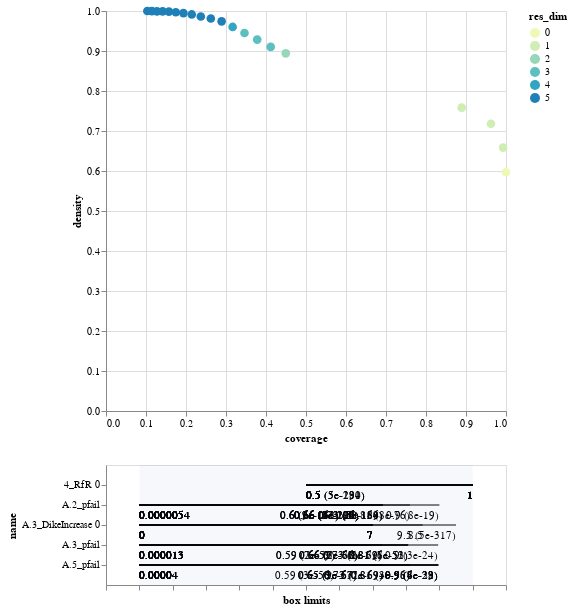

The code cell stored with this chart in its notebook:
### Code cell
# To see this interactive plot, please run this cell
box_damage_r10.inspect_tradeoff()

### Figure 1 — Vega-Lite specification as saved in the notebook (floating-point values rounded to 4 significant figures)
{"config": {"view": {"continuousWidth": 400, "continuousHeight": 300}}, "vconcat": [{"data": {"name": "data-4ef427623e35643622fd56e97c646965"}, "mark": {"type": "circle", "size": 75}, "encoding": {"color": {"type": "ordinal", "field": "res_dim", "scale": {"range": ["#eff9b6", "#d0edb3", "#97d6b9", "#5dc0c0", "#31a5c2", "#1f80b8", "#2354a3", "#21318d"]}}, "opacity": {"condition": {"value": 1, "selection": "selector004"}, "value": 0.4}, "tooltip": [{"type": "ordinal", "field": "id"}, {"type": "quantitative", "field": "coverage", "format": ".2"}, {"type": "quantitative", "field": "density", "format": ".2"}, {"type": "ordinal", "field": "res_dim"}], "x": {"type": "quantitative", "field": "coverage"}, "y": {"type": "quantitative", "field": "density"}}, "height": 400, "selection": {"selector004": {"type": "single", "fields": ["id"]}}, "width": 400}, {"layer": [{"data": {"name": "data-368e94e3fdd1f985b123e6e7dbbd942c"}, "mark": "rule", "encoding": {"x": {"type": "quantitative", "axis": {"grid": false, "labels": false, "title": "box limits"}, "field": "x_lower", "scale": {"domain": [0, 1], "padding": 0.1}}, "x2": {"field": "x_upper"}, "y": {"type": "nominal", "field": "name", "scale": {"padding": 1.0}}}, "transform": [{"calculate": "(datum.x1-datum.minimum)/(datum.maximum-datum.minimum)", "as": "x_lower"}, {"calculate": "(datum.x2-datum.minimum)/(datum.maximum-datum.minimum)", "as": "x_upper"}, {"filter": {"selection": "selector004"}}], "width": 400}, {"data": {"name": "data-368e94e3fdd1f985b123e6e7dbbd942c"}, "mark": {"type": "text", "align": "left", "baseline": "top", "dy": 5}, "encoding": {"text": {"type": "ordinal", "field": "text"}, "x": {"type": "quantitative", "axis": {"grid": false, "labels": false, "title": "box limits"}, "field": "x_lower", "scale": {"domain": [0, 1], "padding": 0.1}}, "x2": {"field": "x_upper"}, "y": {"type": "nominal", "field": "name", "scale": {"padding": 1.0}}}, "transform": [{"calculate": "(datum.x1-datum.minimum)/(datum.maximum-datum.minimum)", "as": "x_lower"}, {"calculate": "(datum.x2-datum.minimum)/(datum.maximum-datum.minimum)", "as": "x_upper"}, {"filter": {"selection": "selector004"}}, {"calculate": "datum.qp_lower>0?format(datum.x1, \".2\")+\" (\"+format(datum.qp_lower, \".1~g\")+\")\" :format(datum.x1, \".2\")", "as": "text"}], "width": 400}, {"data": {"name": "data-368e94e3fdd1f985b123e6e7dbbd942c"}, "mark": {"type": "text", "align": "right", "baseline": "top", "dy": 5}, "encoding": {"text": {"type": "ordinal", "field": "text"}, "x": {"type": "quantitative", "field": "x_upper"}, "x2": {"field": "x_upper"}, "y": {"type": "nominal", "field": "name", "scale": {"padding": 1.0}}}, "transform": [{"calculate": "(datum.x1-datum.minimum)/(datum.maximum-datum.minimum)", "as": "x_lower"}, {"calculate": "(datum.x2-datum.minimum)/(datum.maximum-datum.minimum)", "as": "x_upper"}, {"filter": {"selection": "selector004"}}, {"calculate": "datum.qp_upper>0?format(datum.x2, \".2\")+\" (\"+format(datum.qp_upper, \".1\")+\")\" :format(datum.x2, \".2\")", "as": "text"}], "width": 400}, {"data": {"name": "data-bb8d07f6df3d47a6a475317795287b23"}, "mark": {"type": "rect", "opacity": 0.05}, "encoding": {"x": {"type": "quantitative", "field": "start"}, "x2": {"field": "end"}}}, {"data": {"name": "data-d751713988987e9331980363e24189ce"}, "mark": "point", "encoding": {"x": {"type": "quantitative", "field": "x"}, "y": {"type": "nominal", "field": "name"}}, "transform": [{"filter": {"selection": "selector004"}}], "width": 400}, {"data": {"name": "data-d751713988987e9331980363e24189ce"}, "mark": {"type": "text", "align": "center", "baseline": "top", "dy": 5}, "encoding": {"text": {"type": "nominal", "field": "item"}, "x": {"type": "quantitative", "field": "x"}, "y": {"type": "nominal", "field": "name"}}, "transform": [{"filter": {"selection": "selector004"}}], "width": 400}]}], "$schema": "https://vega.github.io/schema/vega-lite/v4.8.1.json", "datasets": {"data-4ef427623e35643622fd56e97c646965": [{"coverage": 1.0, "density": 0.5969, "id": 0, "mass": 1.0, "mean": 0.5969, "res_dim": 0}, {"coverage": 0.9929, "density": 0.6585, "id": 1, "mass": 0.9, "mean": 0.6585, "res_dim": 1}, {"coverage": 0.9624, "density": 0.718, "id": 2, "mass": 0.8, "mean": 0.718, "res_dim": 1}, {"coverage": 0.8893, "density": 0.7583, "id": 3, "mass": 0.7, "mean": 0.7583, "res_dim": 1}, {"coverage": 0.4494, "density": 0.8942, "id": 4, "mass": 0.3, "mean": 0.8942, "res_dim": 2}, {"coverage": 0.4118, "density": 0.9103, "id": 5, "mass": 0.27, "mean": 0.9103, "res_dim": 3}, {"coverage": 0.378, "density": 0.9286, "id": 6, "mass": 0.243, "mean": 0.9286, "res_dim": 3}, {"coverage": 0.3462, "density": 0.9449, "id": 7, "mass": 0.2187, "mean": 0.9449, "res_dim": 3}, {"coverage": 0.3166, "density": 0.9601, "id": 8, "mass": 0.1968, "mean": 0.9601, "res_dim": 4}, {"coverage": 0.289, "density": 0.9741, "id": 9, "mass": 0.1771, "mean": 0.9741, "res_dim": 5}, {"coverage": 0.262, "density": 0.9812, "id": 10, "mass": 0.1594, "mean": 0.9812, "res_dim": 5}, {"coverage": 0.237, "density": 0.9863, "id": 11, "mass": 0.1434, "mean": 0.9863, "res_dim": 5}, {"coverage": 0.2144, "density": 0.9914, "id": 12, "mass": 0.1291, "mean": 0.9914, "res_dim": 5}, {"coverage": 0.1935, "density": 0.9947, "id": 13, "mass": 0.1161, "mean": 0.9947, "res_dim": 5}, {"coverage": 0.1745, "density": 0.9968, "id": 14, "mass": 0.1045, "mean": 0.9968, "res_dim": 5}, {"coverage": 0.1573, "density": 0.9984, "id": 15, "mass": 0.09402, "mean": 0.9984, "res_dim": 5}, {"coverage": 0.1416, "density": 0.9989, "id": 16, "mass": 0.0846, "mean": 0.9989, "res_dim": 5}, {"coverage": 0.1275, "density": 0.9992, "id": 17, "mass": 0.07614, "mean": 0.9992, "res_dim": 5}, {"coverage": 0.1147, "density": 0.9996, "id": 18, "mass": 0.06852, "mean": 0.9996, "res_dim": 5}, {"coverage": 0.1033, "density": 1.0, "id": 19, "mass": 0.06165, "mean": 1.0, "res_dim": 5}], "data-368e94e3fdd1f985b123e6e7dbbd942c": [{"x1": 0.0, "x2": 9.5, "name": "A.3_DikeIncrease 0", "id": 1, "minimum": 0.0, "maximum": 10.0, "qp_lower": -1.0, "qp_upper": 4.781e-317}, {"x1": 0.0, "x2": 8.5, "name": "A.3_DikeIncrease 0", "id": 2, "minimum": 0.0, "maximum": 10.0, "qp_lower": -1.0, "qp_upper": 0.0}, {"x1": 0.0, "x2": 7.0, "name": "A.3_DikeIncrease 0", "id": 3, "minimum": 0.0, "maximum": 10.0, "qp_lower": -1.0, "qp_upper": 0.0}, {"x1": 0.5, "x2": 1.0, "name": "4_RfR 0", "id": 4, "minimum": 0.0, "maximum": 1.0, "qp_lower": 0.0, "qp_upper": -1.0}, {"x1": 0.0, "x2": 7.0, "name": "A.3_DikeIncrease 0", "id": 4, "minimum": 0.0, "maximum": 10.0, "qp_lower": -1.0, "qp_upper": 0.0}, {"x1": 5.392e-06, "x2": 0.9001, "name": "A.2_pfail", "id": 5, "minimum": 5.392e-06, "maximum": 0.9998, "qp_lower": -1.0, "qp_upper": 7.566e-19}, {"x1": 0.5, "x2": 1.0, "name": "4_RfR 0", "id": 5, "minimum": 0.0, "maximum": 1.0, "qp_lower": 0.0, "qp_upper": -1.0}, {"x1": 0.0, "x2": 7.0, "name": "A.3_DikeIncrease 0", "id": 5, "minimum": 0.0, "maximum": 10.0, "qp_lower": -1.0, "qp_upper": 0.0}, {"x1": 5.392e-06, "x2": 0.8116, "name": "A.2_pfail", "id": 6, "minimum": 5.392e-06, "maximum": 0.9998, "qp_lower": -1.0, "qp_upper": 7.885e-76}, {"x1": 0.5, "x2": 1.0, "name": "4_RfR 0", "id": 6, "minimum": 0.0, "maximum": 1.0, "qp_lower": 0.0, "qp_upper": -1.0}, {"x1": 0.0, "x2": 7.0, "name": "A.3_DikeIncrease 0", "id": 6, "minimum": 0.0, "maximum": 10.0, "qp_lower": -1.0, "qp_upper": 0.0}, {"x1": 5.392e-06, "x2": 0.7301, "name": "A.2_pfail", "id": 7, "minimum": 5.392e-06, "maximum": 0.9998, "qp_lower": -1.0, "qp_upper": 4.61e-156}, {"x1": 0.5, "x2": 1.0, "name": "4_RfR 0", "id": 7, "minimum": 0.0, "maximum": 1.0, "qp_lower": 0.0, "qp_upper": -1.0}, {"x1": 0.0, "x2": 7.0, "name": "A.3_DikeIncrease 0", "id": 7, "minimum": 0.0, "maximum": 10.0, "qp_lower": -1.0, "qp_upper": 0.0}, {"x1": 5.392e-06, "x2": 0.7301, "name": "A.2_pfail", "id": 8, "minimum": 5.392e-06, "maximum": 0.9998, "qp_lower": -1.0, "qp_upper": 2.855e-169}, {"x1": 4.033e-05, "x2": 0.8967, "name": "A.5_pfail", "id": 8, "minimum": 4.033e-05, "maximum": 0.9999, "qp_lower": -1.0, "qp_upper": 5.882e-23}, {"x1": 0.5, "x2": 1.0, "name": "4_RfR 0", "id": 8, "minimum": 0.0, "maximum": 1.0, "qp_lower": 0.0, "qp_upper": -1.0}, {"x1": 0.0, "x2": 7.0, "name": "A.3_DikeIncrease 0", "id": 8, "minimum": 0.0, "maximum": 10.0, "qp_lower": -1.0, "qp_upper": 0.0}, {"x1": 5.392e-06, "x2": 0.7301, "name": "A.2_pfail", "id": 9, "minimum": 5.392e-06, "maximum": 0.9998, "qp_lower": -1.0, "qp_upper": 2.137e-184}, {"x1": 1.327e-05, "x2": 0.8963, "name": "A.3_pfail", "id": 9, "minimum": 1.327e-05, "maximum": 0.9997, "qp_lower": -1.0, "qp_upper": 2.742e-24}, {"x1": 4.033e-05, "x2": 0.8967, "name": "A.5_pfail", "id": 9, "minimum": 4.033e-05, "maximum": 0.9999, "qp_lower": -1.0, "qp_upper": 4.254e-28}, {"x1": 0.5, "x2": 1.0, "name": "4_RfR 0", "id": 9, "minimum": 0.0, "maximum": 1.0, "qp_lower": 0.0, "qp_upper": -1.0}, {"x1": 0.0, "x2": 7.0, "name": "A.3_DikeIncrease 0", "id": 9, "minimum": 0.0, "maximum": 10.0, "qp_lower": -1.0, "qp_upper": 0.0}, {"x1": 5.392e-06, "x2": 0.7301, "name": "A.2_pfail", "id": 10, "minimum": 5.392e-06, "maximum": 0.9998, "qp_lower": -1.0, "qp_upper": 3.361e-184}, {"x1": 1.327e-05, "x2": 0.8061, "name": "A.3_pfail", "id": 10, "minimum": 1.327e-05, "maximum": 0.9997, "qp_lower": -1.0, "qp_upper": 5.769e-52}, {"x1": 4.033e-05, "x2": 0.8967, "name": "A.5_pfail", "id": 10, "minimum": 4.033e-05, "maximum": 0.9999, "qp_lower": -1.0, "qp_upper": 7.957e-29}, {"x1": 0.5, "x2": 1.0, "name": "4_RfR 0", "id": 10, "minimum": 0.0, "maximum": 1.0, "qp_lower": 0.0, "qp_upper": -1.0}, {"x1": 0.0, "x2": 7.0, "name": "A.3_DikeIncrease 0", "id": 10, "minimum": 0.0, "maximum": 10.0, "qp_lower": -1.0, "qp_upper": 0.0}, {"x1": 5.392e-06, "x2": 0.6581, "name": "A.2_pfail", "id": 11, "minimum": 5.392e-06, "maximum": 0.9998, "qp_lower": -1.0, "qp_upper": 3.197e-213}, {"x1": 1.327e-05, "x2": 0.8061, "name": "A.3_pfail", "id": 11, "minimum": 1.327e-05, "maximum": 0.9997, "qp_lower": -1.0, "qp_upper": 6.526e-51}, {"x1": 4.033e-05, "x2": 0.8967, "name": "A.5_pfail", "id": 11, "minimum": 4.033e-05, "maximum": 0.9999, "qp_lower": -1.0, "qp_upper": 6.934e-32}, {"x1": 0.5, "x2": 1.0, "name": "4_RfR 0", "id": 11, "minimum": 0.0, "maximum": 1.0, "qp_lower": 0.0, "qp_upper": -1.0}, {"x1": 0.0, "x2": 7.0, "name": "A.3_DikeIncrease 0", "id": 11, "minimum": 0.0, "maximum": 10.0, "qp_lower": -1.0, "qp_upper": 0.0}, {"x1": 5.392e-06, "x2": 0.6581, "name": "A.2_pfail", "id": 12, "minimum": 5.392e-06, "maximum": 0.9998, "qp_lower": -1.0, "qp_upper": 7.788e-220}, {"x1": 1.327e-05, "x2": 0.8061, "name": "A.3_pfail", "id": 12, "minimum": 1.327e-05, "maximum": 0.9997, "qp_lower": -1.0, "qp_upper": 1.167e-53}, {"x1": 4.033e-05, "x2": 0.8108, "name": "A.5_pfail", "id": 12, "minimum": 4.033e-05, "maximum": 0.9999, "qp_lower": -1.0, "qp_upper": 3.954e-56}, {"x1": 0.5, "x2": 1.0, "name": "4_RfR 0", "id": 12, "minimum": 0.0, "maximum": 1.0, "qp_lower": 0.0, "qp_upper": -1.0}, {"x1": 0.0, "x2": 7.0, "name": "A.3_DikeIncrease 0", "id": 12, "minimum": 0.0, "maximum": 10.0, "qp_lower": -1.0, "qp_upper": 0.0}, {"x1": 5.392e-06, "x2": 0.6581, "name": "A.2_pfail", "id": 13, "minimum": 5.392e-06, "maximum": 0.9998, "qp_lower": -1.0, "qp_upper": 3.141e-207}, {"x1": 1.327e-05, "x2": 0.7277, "name": "A.3_pfail", "id": 13, "minimum": 1.327e-05, "maximum": 0.9997, "qp_lower": -1.0, "qp_upper": 2.417e-72}, {"x1": 4.033e-05, "x2": 0.8108, "name": "A.5_pfail", "id": 13, "minimum": 4.033e-05, "maximum": 0.9999, "qp_lower": -1.0, "qp_upper": 3.393e-58}, {"x1": 0.5, "x2": 1.0, "name": "4_RfR 0", "id": 13, "minimum": 0.0, "maximum": 1.0, "qp_lower": 0.0, "qp_upper": -1.0}, {"x1": 0.0, "x2": 7.0, "name": "A.3_DikeIncrease 0", "id": 13, "minimum": 0.0, "maximum": 10.0, "qp_lower": -1.0, "qp_upper": 0.0}, {"x1": 5.392e-06, "x2": 0.6581, "name": "A.2_pfail", "id": 14, "minimum": 5.392e-06, "maximum": 0.9998, "qp_lower": -1.0, "qp_upper": 3.396e-206}, {"x1": 1.327e-05, "x2": 0.7277, "name": "A.3_pfail", "id": 14, "minimum": 1.327e-05, "maximum": 0.9997, "qp_lower": -1.0, "qp_upper": 5.283e-69}, {"x1": 4.033e-05, "x2": 0.7311, "name": "A.5_pfail", "id": 14, "minimum": 4.033e-05, "maximum": 0.9999, "qp_lower": -1.0, "qp_upper": 2.028e-69}, {"x1": 0.5, "x2": 1.0, "name": "4_RfR 0", "id": 14, "minimum": 0.0, "maximum": 1.0, "qp_lower": 0.0, "qp_upper": -1.0}, {"x1": 0.0, "x2": 7.0, "name": "A.3_DikeIncrease 0", "id": 14, "minimum": 0.0, "maximum": 10.0, "qp_lower": -1.0, "qp_upper": 0.0}, {"x1": 5.392e-06, "x2": 0.6581, "name": "A.2_pfail", "id": 15, "minimum": 5.392e-06, "maximum": 0.9998, "qp_lower": -1.0, "qp_upper": 1.098e-194}, {"x1": 1.327e-05, "x2": 0.6563, "name": "A.3_pfail", "id": 15, "minimum": 1.327e-05, "maximum": 0.9997, "qp_lower": -1.0, "qp_upper": 3.427e-77}, {"x1": 4.033e-05, "x2": 0.7311, "name": "A.5_pfail", "id": 15, "minimum": 4.033e-05, "maximum": 0.9999, "qp_lower": -1.0, "qp_upper": 6.516e-69}, {"x1": 0.5, "x2": 1.0, "name": "4_RfR 0", "id": 15, "minimum": 0.0, "maximum": 1.0, "qp_lower": 0.0, "qp_upper": -1.0}, {"x1": 0.0, "x2": 7.0, "name": "A.3_DikeIncrease 0", "id": 15, "minimum": 0.0, "maximum": 10.0, "qp_lower": -1.0, "qp_upper": 0.0}, {"x1": 5.392e-06, "x2": 0.6581, "name": "A.2_pfail", "id": 16, "minimum": 5.392e-06, "maximum": 0.9998, "qp_lower": -1.0, "qp_upper": 2.444e-176}, {"x1": 1.327e-05, "x2": 0.6563, "name": "A.3_pfail", "id": 16, "minimum": 1.327e-05, "maximum": 0.9997, "qp_lower": -1.0, "qp_upper": 1.599e-66}, {"x1": 4.033e-05, "x2": 0.6535, "name": "A.5_pfail", "id": 16, "minimum": 4.033e-05, "maximum": 0.9999, "qp_lower": -1.0, "qp_upper": 1.288e-67}, {"x1": 0.5, "x2": 1.0, "name": "4_RfR 0", "id": 16, "minimum": 0.0, "maximum": 1.0, "qp_lower": 0.0, "qp_upper": -1.0}, {"x1": 0.0, "x2": 7.0, "name": "A.3_DikeIncrease 0", "id": 16, "minimum": 0.0, "maximum": 10.0, "qp_lower": -1.0, "qp_upper": 0.0}, {"x1": 5.392e-06, "x2": 0.5978, "name": "A.2_pfail", "id": 17, "minimum": 5.392e-06, "maximum": 0.9998, "qp_lower": -1.0, "qp_upper": 1.704e-162}, {"x1": 1.327e-05, "x2": 0.6563, "name": "A.3_pfail", "id": 17, "minimum": 1.327e-05, "maximum": 0.9997, "qp_lower": -1.0, "qp_upper": 6.874e-62}, {"x1": 4.033e-05, "x2": 0.6535, "name": "A.5_pfail", "id": 17, "minimum": 4.033e-05, "maximum": 0.9999, "qp_lower": -1.0, "qp_upper": 2.723e-63}, {"x1": 0.5, "x2": 1.0, "name": "4_RfR 0", "id": 17, "minimum": 0.0, "maximum": 1.0, "qp_lower": 5.334e-280, "qp_upper": -1.0}, {"x1": 0.0, "x2": 7.0, "name": "A.3_DikeIncrease 0", "id": 17, "minimum": 0.0, "maximum": 10.0, "qp_lower": -1.0, "qp_upper": 0.0}, {"x1": 5.392e-06, "x2": 0.5978, "name": "A.2_pfail", "id": 18, "minimum": 5.392e-06, "maximum": 0.9998, "qp_lower": -1.0, "qp_upper": 2.18e-141}, {"x1": 1.327e-05, "x2": 0.5869, "name": "A.3_pfail", "id": 18, "minimum": 1.327e-05, "maximum": 0.9997, "qp_lower": -1.0, "qp_upper": 1.893e-59}, {"x1": 4.033e-05, "x2": 0.6535, "name": "A.5_pfail", "id": 18, "minimum": 4.033e-05, "maximum": 0.9999, "qp_lower": -1.0, "qp_upper": 9.278e-57}, {"x1": 0.5, "x2": 1.0, "name": "4_RfR 0", "id": 18, "minimum": 0.0, "maximum": 1.0, "qp_lower": 4.721e-231, "qp_upper": -1.0}, {"x1": 0.0, "x2": 7.0, "name": "A.3_DikeIncrease 0", "id": 18, "minimum": 0.0, "maximum": 10.0, "qp_lower": -1.0, "qp_upper": 0.0}, {"x1": 5.392e-06, "x2": 0.5978, "name": "A.2_pfail", "id": 19, "minimum": 5.392e-06, "maximum": 0.9998, "qp_lower": -1.0, "qp_upper": 9.003e-133}, {"x1": 1.327e-05, "x2": 0.5869, "name": "A.3_pfail", "id": 19, "minimum": 1.327e-05, "maximum": 0.9997, "qp_lower": -1.0, "qp_upper": 6.864e-51}, {"x1": 4.033e-05, "x2": 0.585, "name": "A.5_pfail", "id": 19, "minimum": 4.033e-05, "maximum": 0.9999, "qp_lower": -1.0, "qp_upper": 2.849e-56}, {"x1": 0.5, "x2": 1.0, "name": "4_RfR 0", "id": 19, "minimum": 0.0, "maximum": 1.0, "qp_lower": 3.075e-194, "qp_upper": -1.0}, {"x1": 0.0, "x2": 7.0, "name": "A.3_DikeIncrease 0", "id": 19, "minimum": 0.0, "maximum": 10.0, "qp_lower": -1.0, "qp_upper": 0.0}], "data-bb8d07f6df3d47a6a475317795287b23": [{"start": 0, "end": 1}], "data-d751713988987e9331980363e24189ce": []}}
